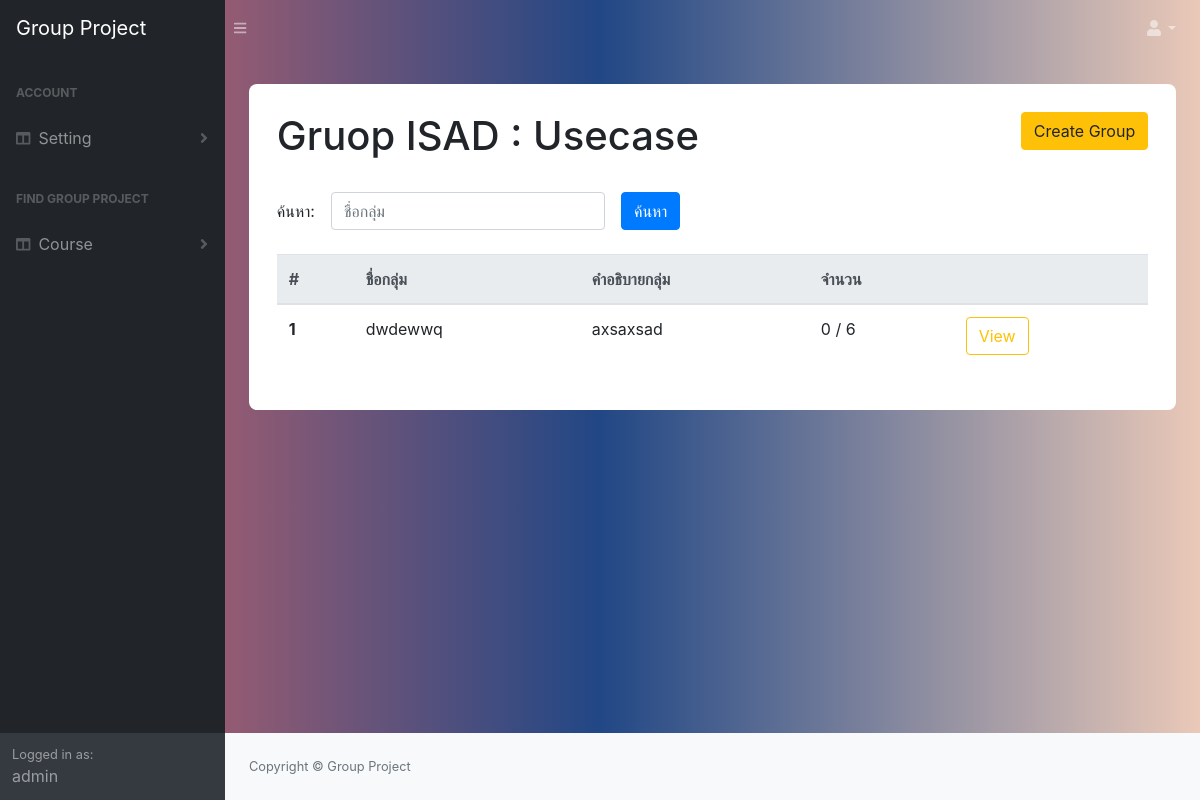
Page /view_group/5/20/ (signed in) on the earlier database version.
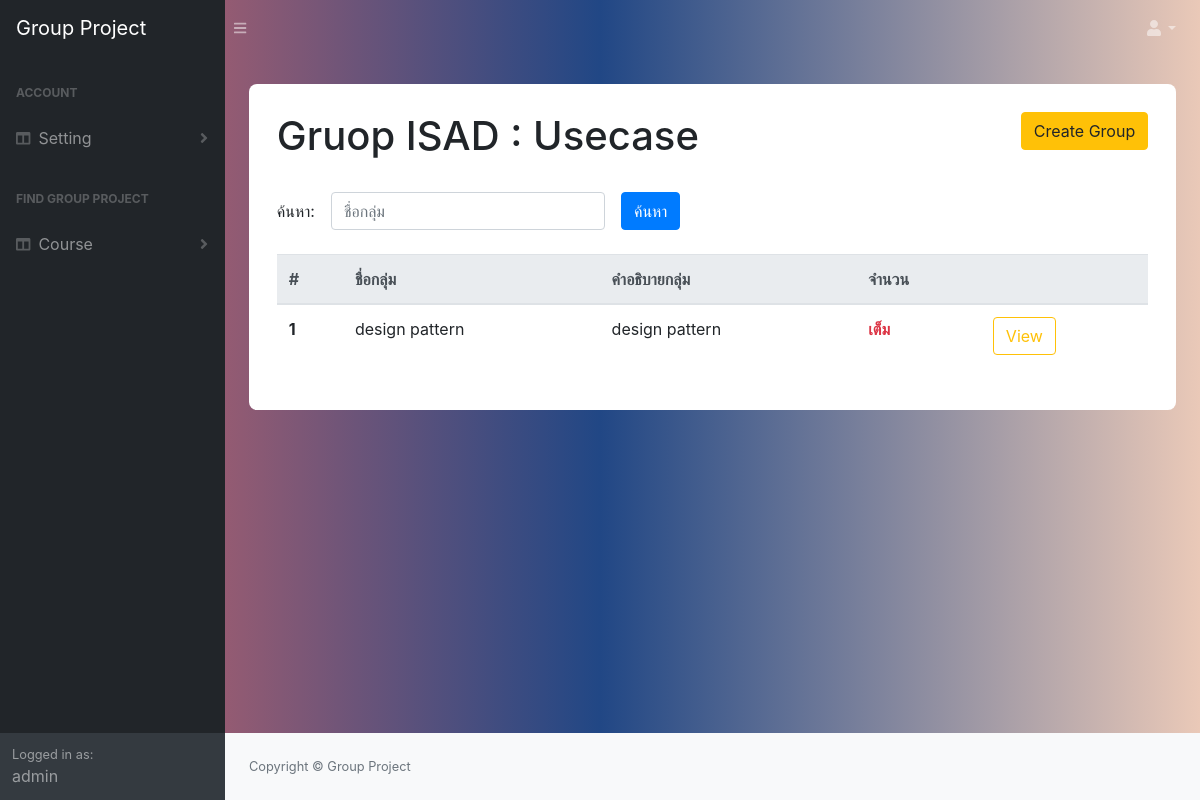
Same page on the later database version.
### manage_app/models.py (models this page shows)
class Course(models.Model):
   name = models.CharField(max_length=50)
   desc = models.TextField()
   student = models.ManyToManyField(Student, through='Student_Enroll')
   project = models.ManyToManyField(Project, through='Course_Assign')

class Project(models.Model):
   name = models.CharField( max_length=50)
   desc = models.TextField()
   min_member = models.IntegerField()
   mex_member = models.IntegerField()

class Group(models.Model):
   name = models.CharField( max_length=50)
   project_topic = models.CharField( max_length=50)
   project_id = models.ForeignKey(Project, on_delete=models.CASCADE)
   create = models.ManyToManyField(Student, through='Student_Create', related_name='created')
   join = models.ManyToManyField(Student, through='Student_Join', related_name='Join_group')

### manage_app/views.py (the view)
# urls.py: path('view_group/<int:course_id>/<int:project_id>/',views.viewGroup, name='view_group') ,
@login_required
@permission_required('manage_app.view_group')
def viewGroup(request, course_id, project_id):
    search = request.GET.get('search', '')
    groups = Group.objects.filter(project_id__id = project_id).filter(name__icontains = search).annotate(num_member=Count('student_join__student'))
    project = Project.objects.get(pk = project_id)
    course = Course.objects.get(pk = course_id)
    return render(request, 'manage_app/group.html',context={'groups':groups,
                                                                'project' : project,
                                                                'course' : course,
                                                                'search': search})

### manage_app/templates/manage_app/group.html (shortened to what this page needs)
{% extends 'base.html' %}
{% block content %}
{% load static %}
<div class="container emp-profile">
{% if perms.manage_app.add_group %}
<a href="{% url 'add_group' course_id=course.id project_id=project.id %}" class="btn btn-warning float-right">Create Group</a>
{% endif %}
<h1> Gruop {{course.name}} : {{project.name}}</h1>
<form class="form-inline" method="GET" action="{% url 'view_group' course_id=course.id project_id=project.id%}">
        <div class="form-group">
            <label for="search">ค้นหา:</label>
            <input type="text" class="form-control ml-3" id="search"
                 name="search" placeholder="ชื่อกลุ่ม" value="{{search}}">
        </div>
        <button type="submit" class="btn btn-primary ml-3 ">ค้นหา</button>
</form>
<table class="table">
  <thead class="thead-light">
    <tr>
      <th scope="col">#</th>
      <th scope="col">ชื่อกลุ่ม</th>
      <th scope="col">คำอธิบายกลุ่ม</th>
      <th scope="col">จำนวน</th>
      <th scope="col"></th>
    </tr>
  </thead>
  <tbody>
    {% for group in groups %}
    <tr>
      <th scope="row">{{forloop.counter}}</th>
      <td>{{group.name}}</td>
      <td>{{group.project_topic}}</td>
      <td>
      {% if group.num_member >=  project.mex_member%}
        <div class="text-danger"><b>เต็ม</b></div>
        {% elif  group.num_member >=  project.min_member %}
            <div class="text-success"><b>{{group.num_member}} / {{project.mex_member}}</b></div>
        {% else %}
            <div>{{group.num_member}} / {{project.mex_member}}</div>
      {% endif %}
      </td>
      <td><a href="{% url 'view_member' course_id=course.id project_id=project.id group_id=group.id %}" class="btn btn-outline-warning" role="button">View</a></td>
    </tr>
    {% endfor %}
  </tbody>
</table>
</div>
{% endblock %}

### templates/base.html (shortened to what this page needs)
<!DOCTYPE html> {% load static %}
<html lang="en">
    <head>
        <link href="{% static 'css/styles.css' %}" rel="stylesheet" />
        <link href="{% static 'css/front.css' %}" rel="stylesheet" />
        <link href="https://cdn.datatables.net/1.10.20/css/dataTables.bootstrap4.min.css" rel="stylesheet" />
    </head>
    <body class="sb-nav-fixed">
        <nav class="sb-topnav navbar navbar-expand navbar-dark " >
            <a class="navbar-brand" href="{%url 'find_project_home' %}">Group Project</a><button class="btn btn-link btn-sm order-1 order-lg-0" id="sidebarToggle" href="#"><i class="fas fa-bars"></i></button
            >
            <ul class="navbar-nav ml-auto ml-md-0">
                <li class="nav-item dropdown">
                    <a class="nav-link dropdown-toggle" id="userDropdown" href="#" role="button" data-toggle="dropdown" aria-haspopup="true" aria-expanded="false"><i class="fas fa-user fa-fw"></i></a>
                </li>
            </ul>
        </nav>
        <div id="layoutSidenav">
            <div id="layoutSidenav_nav">
                <nav class="sb-sidenav accordion sb-sidenav-dark" id="sidenavAccordion">
                    <div class="sb-sidenav-menu">
                        <div class="nav">
                          <div class="sb-sidenav-menu-heading">Account </div>
                            <a class="nav-link collapsed" href="#" data-toggle="collapse" data-target="#collapseLayouts" aria-expanded="false" aria-controls="collapseLayouts"
                                ><div class="sb-nav-link-icon"><i class="fas fa-columns"></i></div>
                                Setting
                                <div class="sb-sidenav-collapse-arrow"><i class="fas fa-angle-down"></i></div
                            ></a>
                            <div class="sb-sidenav-menu-heading">Find Group Project</div>
                            <a class="nav-link collapsed" href="#" data-toggle="collapse" data-target="#collapseLayouts" aria-expanded="false" aria-controls="collapseLayouts"
                                ><div class="sb-nav-link-icon"><i class="fas fa-columns"></i></div>
                                Course
                                <div class="sb-sidenav-collapse-arrow"><i class="fas fa-angle-down"></i></div
                            ></a>
                        </div>
                    </div>
                    <div class="sb-sidenav-footer">
                        <div class="small">Logged in as:</div>
                        {{request.user.username}}
                    </div>
                </nav>
            </div>
            <div id="layoutSidenav_content">
                <main>
                    <div class="container-fluid">
                      {% block content %}
                      {% endblock  %}
                    </div>
                </main>
                <footer class="py-4 bg-light mt-auto">
                    <div class="container-fluid">
                        <div class="d-flex align-items-center justify-content-between small">
                            <div class="text-muted">Copyright &copy; Group Project </div>
                        </div>
                    </div>
                </footer>
            </div>
        </div>
    </body>
</html>

### static/css/front.css (style rules this page uses)
body { background: -webkit-linear-gradient(left, #D96767, #214785, #EAC9B8); }
.emp-profile { padding: 3%; margin-top: 3%; margin-bottom: 3%; border-radius: 0.5rem; background: #fff; }

Differences in the rows shown:
removed Group: name "dwdewwq", project_topic "axsaxsad", num_member "0", {{ project.mex_member }} "6"
added Group: name "design pattern", project_topic "design pattern", shows "เต็ม"
